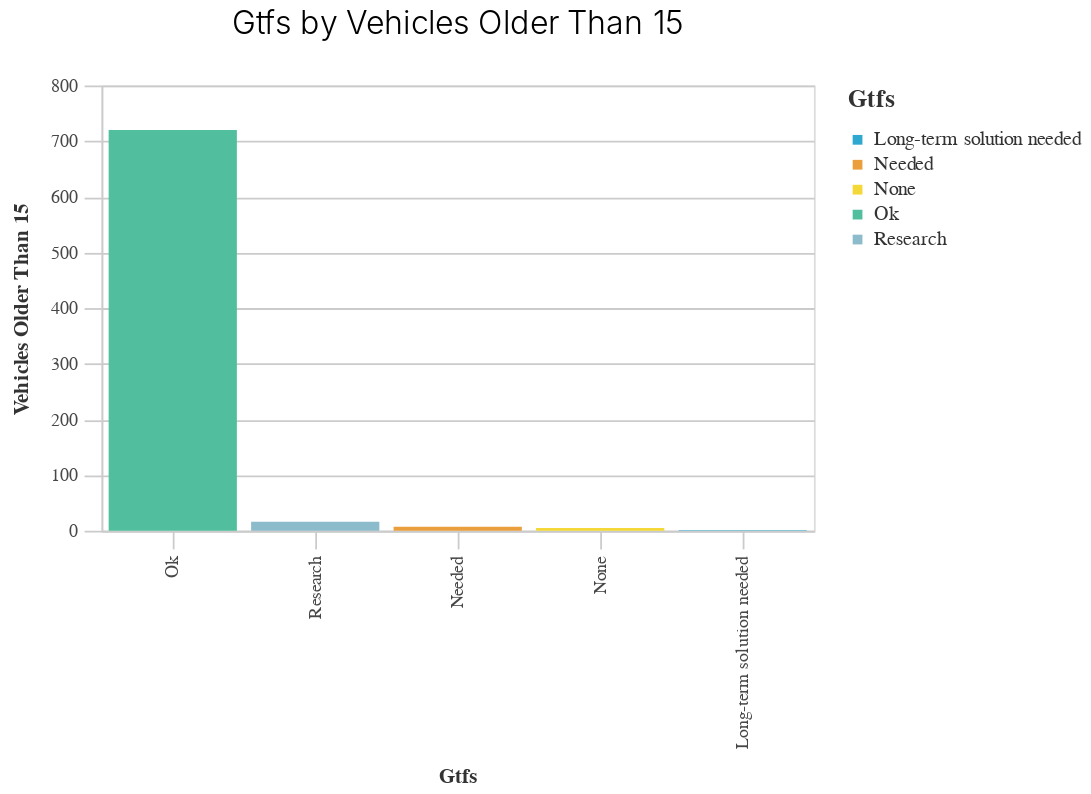

The notebook cell this image was saved under:
### Code cell
_utils.basic_bar_chart(vehicles_gtfs,'GTFS','vehicles_older_than_15', 'GTFS')

### Figure 1 — Vega-Lite specification as saved in the notebook (floating-point values rounded to 4 significant figures)
{"config": {"view": {"continuousWidth": 400, "continuousHeight": 300}, "axis": {"domainColor": "#cbcbcb", "grid": true, "gridColor": "#cbcbcb", "gridWidth": 1, "labelColor": "#474747", "labelFont": "Nunito Sans", "labelFontSize": 10, "labelPadding": 4, "tickColor": "#cbcbcb", "tickSize": 10, "titleColor": "#333", "titleFont": "Raleway", "titleFontSize": 12, "titlePadding": 10}, "axisBand": {"grid": false}, "background": "white", "font": "Raleway", "header": {"labelFont": "Nunito Sans", "titleFont": "Raleway"}, "legend": {"labelColor": "#333", "labelFont": "Nunito Sans", "labelFontSize": 11, "labelLimit": 0, "padding": 1, "symbolSize": 30, "symbolType": "square", "titleColor": "#333", "titleFont": "Raleway", "titleFontSize": 14, "titlePadding": 10}, "title": {"anchor": "middle", "font": "Raleway", "fontSize": 18, "fontWeight": 300, "offset": 20}}, "data": {"name": "data-b9b3aaee253b609d634bef356d304f5e"}, "mark": "bar", "encoding": {"color": {"field": "GTFS", "legend": {"title": "Gtfs"}, "scale": {"range": ["#2EA8CE", "#EB9F3C", "#F4D837", "#51BF9D", "#8CBCCB", "#9487C0"]}, "type": "nominal"}, "x": {"field": "GTFS", "sort": "-y", "title": "Gtfs", "type": "nominal"}, "y": {"field": "vehicles_older_than_15", "title": "Vehicles Older Than 15", "type": "quantitative"}}, "height": 250, "title": "Gtfs by Vehicles Older Than 15", "width": 400, "$schema": "https://vega.github.io/schema/vega-lite/v4.17.0.json", "datasets": {"data-b9b3aaee253b609d634bef356d304f5e": [{"GTFS": "Long-term solution needed", "vehicles_older_than_9": 7.0, "vehicles_older_than_15": 1.0, "vehicles_0_to_9": 24.0, "vehicles_percent_older_than_9": 0.3435, "vehicles_percent_older_than_15": 0.1335, "vehicles_percent_0_to_9": 0.4841}, {"GTFS": "Needed", "vehicles_older_than_9": 34.0, "vehicles_older_than_15": 7.0, "vehicles_0_to_9": 122.0, "vehicles_percent_older_than_9": 1.668, "vehicles_percent_older_than_15": 0.9346, "vehicles_percent_0_to_9": 2.461}, {"GTFS": "None", "vehicles_older_than_9": 51.0, "vehicles_older_than_15": 5.0, "vehicles_0_to_9": 191.0, "vehicles_percent_older_than_9": 2.502, "vehicles_percent_older_than_15": 0.6676, "vehicles_percent_0_to_9": 3.852}, {"GTFS": "Ok", "vehicles_older_than_9": 1901.0, "vehicles_older_than_15": 720.0, "vehicles_0_to_9": 4470.0, "vehicles_percent_older_than_9": 93.28, "vehicles_percent_older_than_15": 96.13, "vehicles_percent_0_to_9": 90.16}, {"GTFS": "Research", "vehicles_older_than_9": 45.0, "vehicles_older_than_15": 16.0, "vehicles_0_to_9": 151.0, "vehicles_percent_older_than_9": 2.208, "vehicles_percent_older_than_15": 2.136, "vehicles_percent_0_to_9": 3.046}]}}
